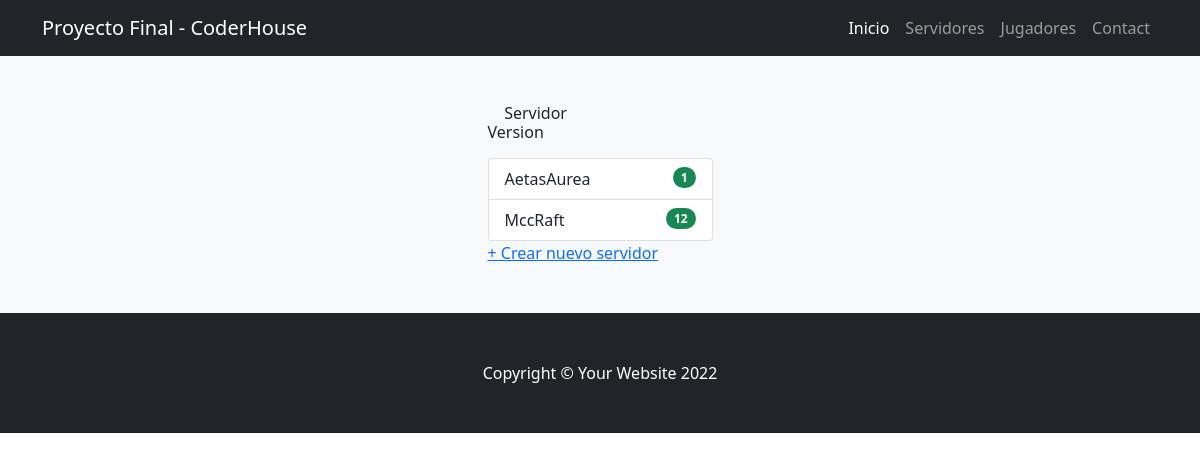
The page /app/servidores/ on the database as committed earlier.
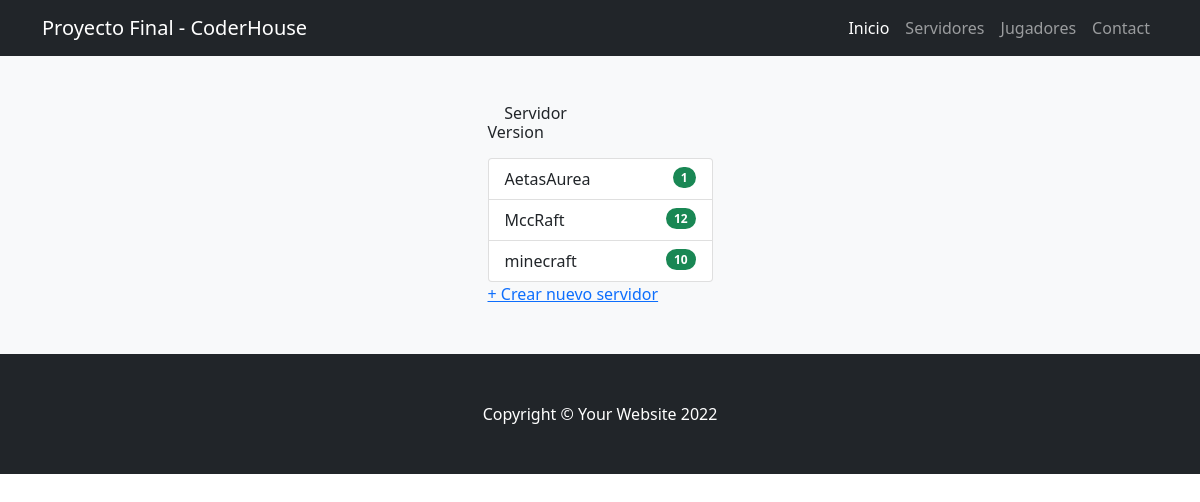
The same page on the database as committed later.
### ProyectoFinalApp/models.py (models this page shows)
class Servidor(models.Model):
    nombre = models.CharField(max_length = 20) #texto
    version = models.IntegerField() #numerico
    class Meta:
        verbose_name_plural = "Servidores"

### ProyectoFinalApp/views.py (the view)
# urls.py: path('servidores/', servidores, name= "servidores"),
def servidores(request):
    servidores = Servidor.objects.all()
    return render(request,"ProyectoFinalApp/servidores.html",{"servidores":servidores})

### ProyectoFinalApp/templates/ProyectoFinalApp/servidores.html (shortened to what this page needs)
{% extends 'ProyectoFinalApp/base.html' %}
{% load static %}
{% block contenidoPagina %}
<section class="bg-light py-5">
    <div class="container px-5">
        <div class="row gx-5 justify-content-center">
            <div class="col-lg-3">
                <h6>&nbsp &nbsp
                Servidor
                &nbsp &nbsp &nbsp &nbsp &nbsp &nbsp &nbsp &nbsp &nbsp &nbsp &nbsp &nbsp &nbsp &nbsp
                Version</h6>
                <ul class="list-group">
                    {% for servidor in servidores %}
                        <li class="list-group-item d-flex justify-content-between align-items-start">
                            {{servidor.nombre}}
                            <span class="badge bg-success rounded-pill">{{servidor.version}}</span>
                        </li>
                    {% endfor %}
                </ul>
                <a href="{% url 'crearServidor' %}">+ Crear nuevo servidor</a>
            </div>
        </div>
    </div>
</section>
{% endblock %}

Rows that differ between the two databases and show on the page:
added Servidor: nombre "minecraft", version "10"
